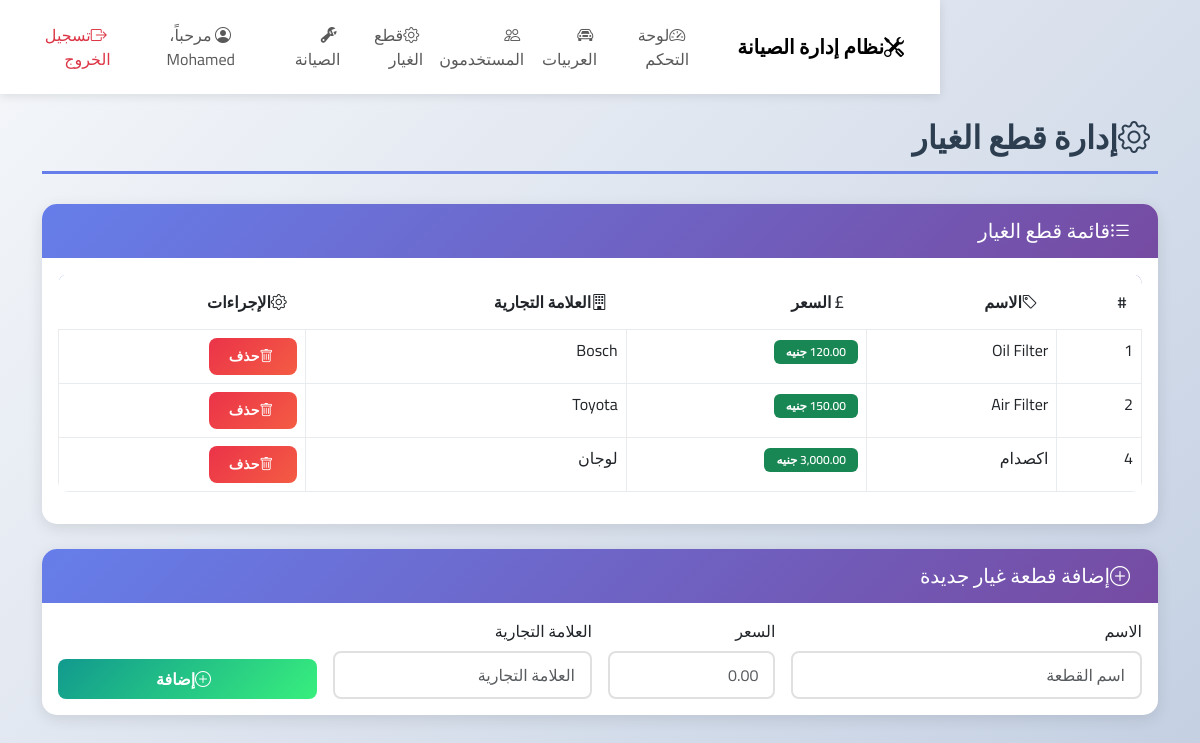
The page /AdminDashboard/spare_parts.php (signed in) on the database its author committed.
### tables this page shows
CREATE TABLE `spare_part` (
  `part_id` int(11) NOT NULL,
  `name` varchar(100) NOT NULL,
  `price` decimal(10,2) DEFAULT NULL,
  `brand` varchar(100) DEFAULT NULL
);

### AdminDashboard/spare_parts.php (the view, shortened to what this page needs)
<?php include "../auth_admin.php"; include "../connection.php"; include "../partials/header.php"; include "../partials/navbar.php"; ?>
<div class="container mt-4">
  <h2 class="page-title">
    <i class="bi bi-gear me-2"></i>إدارة قطع الغيار
  </h2>
  <?php
  $res = $conn->query("SELECT * FROM spare_part");
  ?>
  <div class="card">
    <div class="card-header">
      <h5 class="mb-0"><i class="bi bi-list-ul me-2"></i>قائمة قطع الغيار</h5>
    </div>
    <div class="card-body">
      <div class="table-responsive">
        <table class="table table-hover table-bordered">
          <thead>
            <tr>
              <th>#</th>
              <th><i class="bi bi-tag me-1"></i>الاسم</th>
              <th><i class="bi bi-currency-pound me-1"></i>السعر</th>
              <th><i class="bi bi-building me-1"></i>العلامة التجارية</th>
              <th><i class="bi bi-gear me-1"></i>الإجراءات</th>
            </tr>
          </thead>
          <tbody>
            <?php while($r = $res->fetch_assoc()): ?>
              <tr>
                <td><?=$r['part_id']?></td>
                <td><?=htmlspecialchars($r['name'])?></td>
                <td><span class="badge bg-success"><?=number_format($r['price'], 2)?> جنيه</span></td>
                <td><?=htmlspecialchars($r['brand'] ?: '-')?></td>
                <td>
                  <a class="btn btn-sm btn-danger" href="?delete=<?=$r['part_id']?>" onclick="return confirm('هل أنت متأكد من الحذف؟')">
                    <i class="bi bi-trash me-1"></i>حذف
                  </a>
                </td>
              </tr>
            <?php endwhile; ?>
          </tbody>
        </table>
      </div>
    </div>
  </div>
  <div class="card mt-4" id="add">
    <div class="card-header">
      <h5 class="mb-0"><i class="bi bi-plus-circle me-2"></i>إضافة قطعة غيار جديدة</h5>
    </div>
    <div class="card-body">
      <form method="POST" class="row g-3">
        <div class="col-md-4">
          <label class="form-label">الاسم</label>
          <input name="name" class="form-control" placeholder="اسم القطعة" required>
        </div>
        <div class="col-md-2">
          <label class="form-label">السعر</label>
          <input name="price" type="number" step="0.01" class="form-control" placeholder="0.00" required>
        </div>
        <div class="col-md-3">
          <label class="form-label">العلامة التجارية</label>
          <input name="brand" class="form-control" placeholder="العلامة التجارية">
        </div>
        <div class="col-md-3 d-flex align-items-end">
          <button name="add_part" class="btn btn-success w-100">
            <i class="bi bi-plus-circle me-2"></i>إضافة
          </button>
        </div>
      </form>
    </div>
  </div>
</div>
<?php include "../partials/footer.php"; ?>

### main.css (style rules this page uses)
* { font-family: 'Cairo', sans-serif; }
body { background: linear-gradient(135deg, #f5f7fa 0%, #c3cfe2 100%); min-height: 100vh; direction: rtl; }
.card { border: none; border-radius: 15px; box-shadow: 0 4px 15px rgba(0,0,0,0.1); margin-bottom: 25px; transition: all 0.3s; overflow: hidden; }
.card-header { background: linear-gradient(135deg, #667eea 0%, #764ba2 100%); color: white; border: none; padding: 15px 20px; font-weight: 600; }
.table { border-radius: 10px; overflow: hidden; }
.table thead { background: linear-gradient(135deg, #667eea 0%, #764ba2 100%); color: white; }
.table thead th { border: none; padding: 15px; font-weight: 600; }
.table tbody tr { transition: all 0.2s; }
.table-bordered { border: none; }
.table-bordered td, .table-bordered th { border: 1px solid #e9ecef; }
.btn { border-radius: 8px; padding: 8px 20px; font-weight: 600; transition: all 0.3s; }
.btn-success { background: linear-gradient(135deg, #11998e 0%, #38ef7d 100%); border: none; }
.btn-danger { background: linear-gradient(135deg, #eb3349 0%, #f45c43 100%); border: none; }
.form-control, .form-select { border-radius: 8px; border: 2px solid #e0e0e0; padding: 10px 15px; transition: all 0.3s; }
.badge { padding: 6px 12px; border-radius: 6px; font-weight: 600; }
.page-title { color: #2c3e50; font-weight: 700; margin-bottom: 30px; padding-bottom: 15px; border-bottom: 3px solid #667eea; }

### rows shown on the page
spare_part: part_id "1", name "Oil Filter", price "120.00", brand "Bosch"
spare_part: part_id "2", name "Air Filter", price "150.00", brand "Toyota"
spare_part: part_id "4", name "اكصدام", price "3,000.00", brand "لوجان"

### other values the page prints
$user['name'] "Mohamed"
